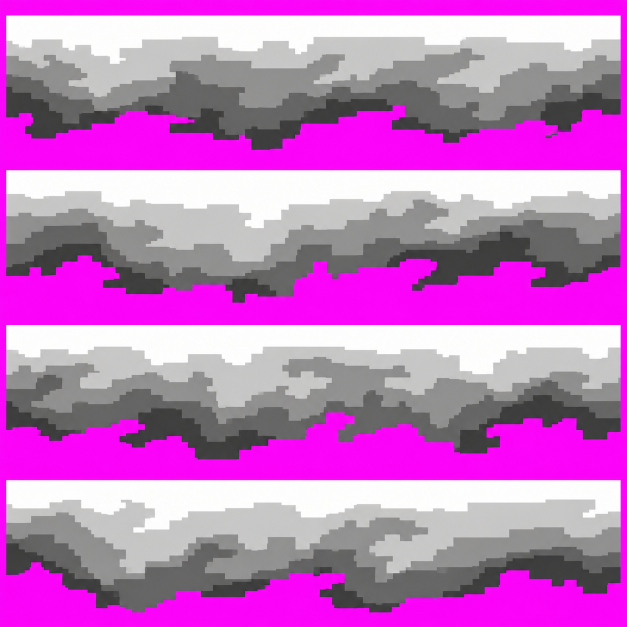
#> input picture art-drop/review/r16-B-source-edge-a.png, 1254 x 1254 px, given in place of r16-B-source-fog-a.png, which was not available (shown at 1/2 size)
$ python r16-B-build.py
#> lines starting #> are read from the running program, lines starting #| are printed output that depends on the picture; after the words box and inside, x2 and y2 are one past the last pixel; in counts of white or black regions, pixels touching at a corner belong together
"""Round 16 B. Process/composite image-tool drawings; never synthesize artwork."""
from pathlib import Path
from PIL import Image, ImageDraw, ImageFont, PngImagePlugin
from collections import Counter
import numpy as np
import json, hashlib

ROOT=Path(__file__).resolve().parents[1]
REVIEW=ROOT/'review'; OUT=ROOT/'out/weather16'; REF=ROOT/'reference/r16'
NN=Image.Resampling.NEAREST
PALETTES={
 'fog':[(173,191,197),(200,214,216),(225,232,230),(241,243,235)],
 'heat':[(231,207,155),(255,244,212),(255,249,232)],
 'edge':[(51,51,51),(102,102,102),(153,153,153),(204,204,204),(255,255,255)]}
ALPHAS={'fog':[24,48,80,112], 'heat':[24,40,56]}
SIZES={'fog':[(136,35),(120,30),(104,28),(144,32),(116,34),(128,30)],
       'heat':[(67,4),(79,4),(48,4),(61,4),(73,3),(51,3),(58,4),(83,4)],
       'edge':[(224,48)]*4}
MOTION=[(0,0),(1,0),(1,1),(0,1)]

def save(im,name,**meta):
 info=PngImagePlugin.PngInfo()
 for k,v in meta.items():info.add_text(k,json.dumps(v) if not isinstance(v,str) else v)
 im.save(REVIEW/name,pnginfo=info)

def components(a,minimum=3,wrap=False):
 h,w=a.shape[:2];remaining=set(np.flatnonzero(a[:,:,3]>0).tolist());removed=[];sizes=[]
 while remaining:
  start=remaining.pop();group=[start];todo=[start]
  while todo:
   i=todo.pop();y,x=divmod(i,w)
   for dy in (-1,0,1):
    for dx in (-1,0,1):
     xx=x+dx;yy=y+dy
     if wrap:xx%=w;yy%=h
     if 0<=xx<w and 0<=yy<h:
      j=yy*w+xx
      if j in remaining:remaining.remove(j);group.append(j);todo.append(j)
  sizes.append(len(group))
  if len(group)<minimum:removed.extend(group)
 result=a.copy();result.reshape(-1,4)[removed]=0
 return result,removed,sizes

def reduce_piece(family,variant,index):
#> called with family = 'fog', variant = 'a', index = 0
 src=REVIEW/f'r16-B-source-{family}-{variant}.png';raw=np.array(Image.open(src).convert('RGB'))
#> in reduce_piece, raw is the input picture: shape (1254, 1254, 3); mean R, G, B 194.4, 116.8, 193.3
 key=(raw[:,:,0].astype(int)>raw[:,:,1].astype(int)+55)&(raw[:,:,2].astype(int)>raw[:,:,1].astype(int)+55)&(raw[:,:,0]>135)&(raw[:,:,2]>135)
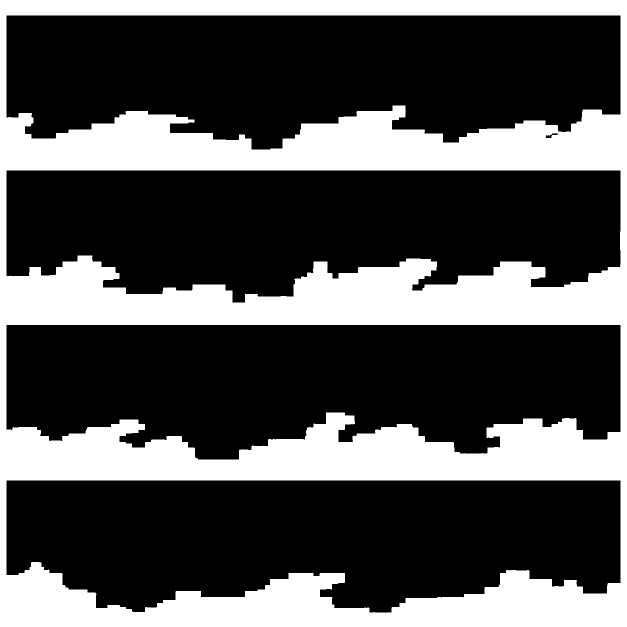
#> key: shape (1254, 1254) bool (shown at 1/2 size); 31.6% white; 1 white region, box (x1, y1, x2, y2) and area: (0, 0, 1254, 1254) 496727
 rgba=np.dstack((raw,np.where(key,0,255).astype('uint8')));rgba[key]=0
 cols,rows=(1,4) if family=='edge' else ((2,3) if family=='fog' else (2,4))
 hh,ww=raw.shape[:2];x=index%cols;y=index//cols
#> after `hh, ww = raw.shape[:2]`: hh = 1254; ww = 1254
 cell=(round(x*ww/cols),round(y*hh/rows),round((x+1)*ww/cols),round((y+1)*hh/rows))
#> cell = (0, 0, 627, 418)
 im=Image.fromarray(rgba).crop(cell);box=im.getbbox()
#> after `box = im.getbbox()`: box = (13, 31, 627, 418)
 if family=='edge':
  # Preserve source magenta below the painted tips; never invent a taper.
  box=(box[0],box[1],box[2],min(im.height,box[3]+round((box[3]-box[1])*.09)))
 im=im.crop(box);w,h=SIZES[family][index]
 reg=np.array(im.resize((w*8,h*8),Image.Resampling.BOX));solid=reg[:,:,3]>=128
#> after `solid = reg[:, :, 3] >= 128`: solid: shape (280, 1088) bool; 78.8% white; 1 black region, box (x1, y1, x2, y2) and area: (0, 138, 1088, 224) 64552
 pal=np.array(PALETTES[family],dtype=np.int32)
 distances=((reg[:,:,:3].astype(np.int32)[:,:,None,:]-pal[None,None,:,:])**2).sum(axis=3)
 ids=np.argmin(distances,axis=2).astype(np.uint8)+1;ids[~solid]=0
 entries=np.array([(0,0,0,0)]+[(*p,255) for p in PALETTES[family]],dtype=np.uint8)
 locked=entries[ids]
 # Lexicographic RGBA tie-break: transparent first, then increasing palette.
 blocks=ids.reshape(h,8,w,8).transpose(0,2,1,3).reshape(h,w,64)
 counts=np.stack([(blocks==i).sum(axis=2) for i in range(len(entries))],axis=2)
 mode=entries[counts.argmax(axis=2)]
 clean,removed,_=components(mode,3 if family!='edge' else 2)
#> in components, `remaining = set(np.flatnonzero(a[:, :, 3] > 0).tolist())`: remaining = 3719 items
#> the loop in components, `while remaining:` made 2 passes
#> start on passes 1 to 2: 0, 3808
#> after the loop in components, `while remaining:`: remaining = 0 items; removed = []; sizes = [2767, 952]
#> removed = []
 stem=f'{family}-{variant}-{index}'
 for stage,a in [('registered',locked),('mode',mode),('clean',clean)]:save(Image.fromarray(a),f'r16-B-{stage}-{stem}.png')
#> this loop made 3 passes
#> stage on passes 1 to 3: 'registered', 'mode', 'clean'
 return clean,{'source':src.name,'cell':cell,'crop_in_cell':box,'native':[w,h],'mode_blocks':w*h,'samples_per_block':64,'removed_indices':removed}

# [76 lines left out: functions soften_drawn_contour, rgba_weather, stamp, render, wrap_mask, edges_from_field and 1 more, not called in this run]

def stats(a):
 alpha=a[:,:,3];return {'size':[a.shape[1],a.shape[0]],'covered_pixels':int((alpha>0).sum()),'cover_percent':round(float((alpha>0).mean()*100),4),'weighted_cover_percent':round(float(alpha.mean()/255*100),4),'alpha_levels':np.unique(alpha).tolist(),'rgba_entries':len(np.unique(a.reshape(-1,4),axis=0))-1,'hidden_rgb_pixels':int(np.any(a[alpha==0,:3]!=0,axis=1).sum())}

def composite(bg,over):return Image.alpha_composite(bg.convert('RGBA'),Image.fromarray(over)).convert('RGB')

def tiled_ref(ref,size):
 a=np.array(ref.convert('RGBA'));ny=(size[1]+a.shape[0]-1)//a.shape[0];nx=(size[0]+a.shape[1]-1)//a.shape[1]
 return Image.fromarray(np.tile(a,(ny,nx,1))[:size[1],:size[0]])

# [56 lines left out: functions sheet, write_reviews, not called in this run]

def main():
 parts={};records={}
 for family in ['fog','heat','edge']:
  parts[family]={};records[family]={}
  for var in 'ab':
   pr=[reduce_piece(family,var,i) for i in range(len(SIZES[family]))]
#> in reduce_piece (call 2), `solid = reg[:, :, 3] >= 128`: solid: shape (240, 960) bool; 75.9% white; 1 black region, box (x1, y1, x2, y2) and area: (0, 112, 960, 192) 55557
#> the loop in components (call 2), `while remaining:` made 2 passes
#> start on passes 1 to 2: 0, 2880
#> the loop in reduce_piece (call 2), `for stage,a in [('registered',locked),('mode',mode),('clean',clean)]:s..` made 3 passes
#> in reduce_piece (call 3), `solid = reg[:, :, 3] >= 128`: solid: shape (224, 832) bool; 79.8% white; 2 black regions (1 under 20 px), largest, box (x1, y1, x2, y2) and area: (0, 50, 832, 124) 37625
#> call 4 of reduce_piece, with family = 'fog', variant = 'a', index = 3
#> in reduce_piece (call 4), `im = Image.fromarray(rgba).crop(cell)`:
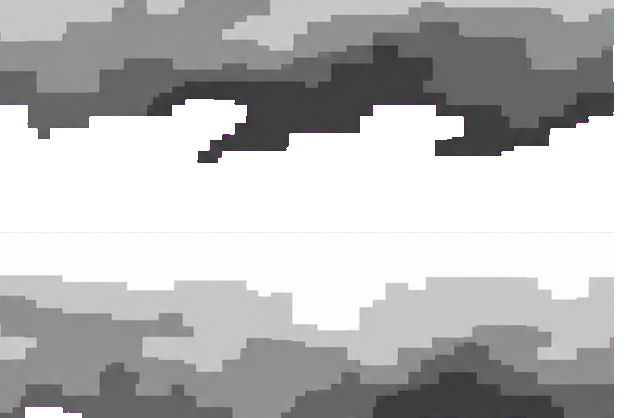
#> im: PIL image 627x418 RGBA; mean R, G, B, A 114.6, 114.3, 114.2, 186; transparent parts drawn white
#> in reduce_piece (call 4), `box = im.getbbox()`: box = (0, 0, 614, 418)
#> in reduce_piece (call 4), `solid = reg[:, :, 3] >= 128`: solid: shape (256, 1152) bool; 74.6% white; 4 black regions (1 under 20 px), largest, box (x1, y1, x2, y2) and area: (0, 61, 1152, 142) 74212, (47, 249, 154, 256) 603, (1150, 28, 1152, 50) 44
#> the loop in reduce_piece (call 4), `for stage,a in [('registered',locked),('mode',mode),('clean',clean)]:s..` made 3 passes
#> in reduce_piece (call 5), `im = Image.fromarray(rgba).crop(cell)`:
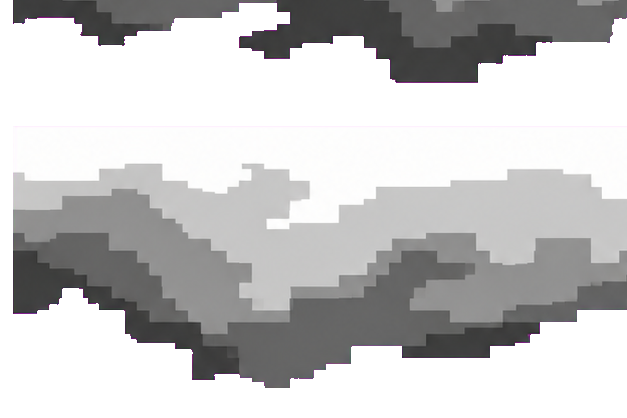
#> im: PIL image 627x418 RGBA; mean R, G, B, A 97.3, 96.9, 97, 155.6; transparent parts drawn white
#> in reduce_piece (call 5), `box = im.getbbox()`: box = (13, 0, 627, 388)
#> in reduce_piece (call 5), `solid = reg[:, :, 3] >= 128`:
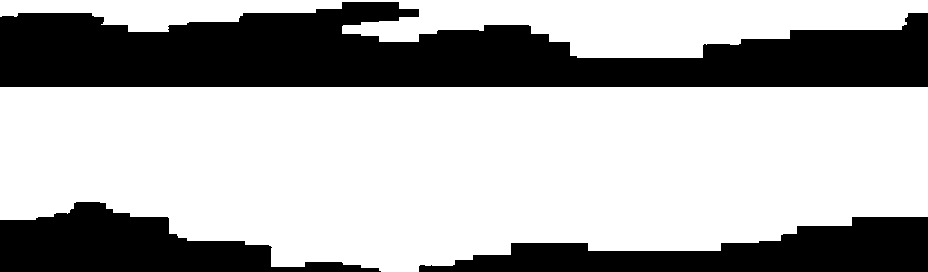
#> solid: shape (272, 928) bool; 67.5% white; 3 black regions, box (x1, y1, x2, y2) and area: (0, 2, 928, 87) 53134, (419, 217, 928, 272) 15212, (0, 202, 381, 272) 13766
#> in reduce_piece (call 5), `distances=((reg[:,:,:3].astype(np.int32)[:,:,None,:]-pal[None,None,:,:..`:
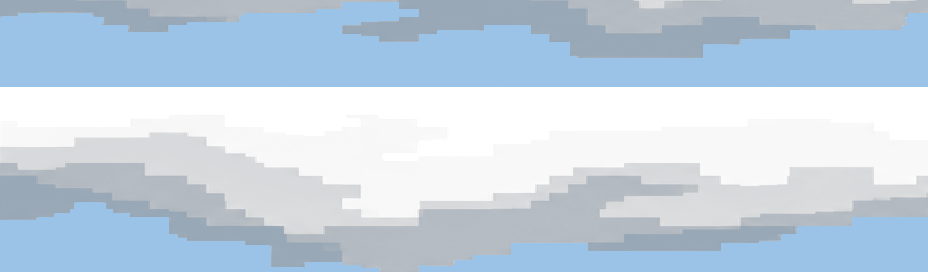
#> distances: shape (272, 928, 4) int64; mean R, G, B, A 45241.5, 57635.7, 70272.5, 78394.6; transparent parts drawn white
#> in reduce_piece (call 5), `ids[~solid] = 0`:
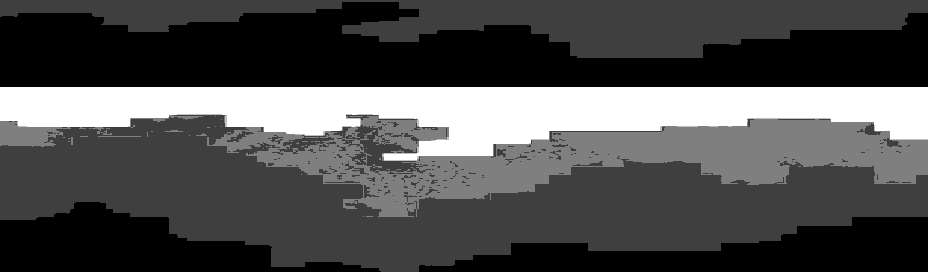
#> ids: shape (272, 928); min 0, max 4, mean 1.26; drawn with min black and max white
#> in reduce_piece (call 5), `locked=entries[ids]`:
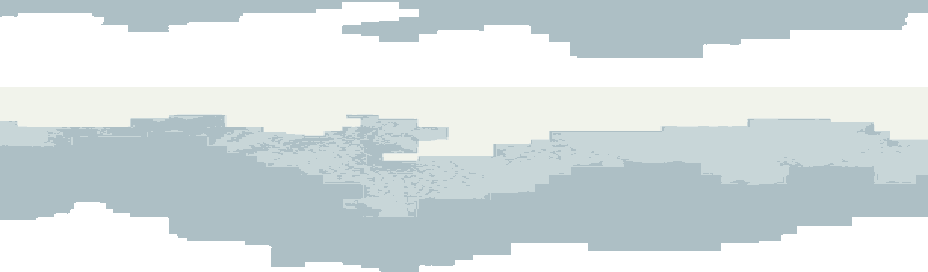
#> locked: shape (272, 928, 4); mean of channels 0, 1, 2, 3 130.5, 139.7, 141.1, 172; transparent parts drawn white
#> the loop in reduce_piece (call 5), `for stage,a in [('registered',locked),('mode',mode),('clean',clean)]:s..` made 3 passes
#> pr = 6 items
   parts[family][var]=[x[0] for x in pr];records[family][var]=[x[1] for x in pr]
 fog=[];contours=[]
 for a in parts['fog']['b']:
  a,c=soften_drawn_contour(a);contours.append(c);fog.append(rgba_weather(a,'fog'))
 heat=[rgba_weather(a,'heat') for a in parts['heat']['a']]
 # Irregular placements of six different drawn banks. Boundary-crossing banks
 # remain stationary so the four single-state edge PNGs match every phase.
 heat_places=[(0,14,11,0),(1,103,29,1),(2,162,55,2),(3,38,71,3),(4,104,93,0),
              (5,17,119,2),(6,118,145,3),(7,54,172,1),(2,15,48,1),(6,61,137,0),
              (3,146,184,2),(5,142,114,3),(0,61,50,0),(4,-33,158,2)]
 instances={'fog':json.loads((REVIEW/'r16-B-layout.json').read_text())['instances'],
            'heat_wave':[{'part':p,'x':x,'y':y,'moving':True,'phase':q,'reverse':bool(i%2)} for i,(p,x,y,q) in enumerate(heat_places)]}
 weather_parts={'fog':fog,'heat_wave':heat}
 frames={k:[render(weather_parts[k],instances[k],f) for f in range(4)] for k in weather_parts}
 masks=[];paths=[]
 for a in parts['edge']['b']:
  mask,path=wrap_mask(a);masks.append(mask);paths.append(path)
 edges,caps=edges_from_field(frames['fog'][0],masks)
 measurements={'source_method':'built-in image tool on solid magenta; 8x BOX registration, palette lock, all-64-sample RGBA mode, cleanup, palette-preserving composite',
  'selection':{'fog':'b','heat':'a','edges':'b'},'drawings':records,'fog_contour_recolours':contours,
  'motion_cycle':MOTION,'instances':instances,'edge_quilt_paths':paths,'palettes':PALETTES,'alphas':ALPHAS,'files':{},'motion':{}}
 measurements['edge_cleanup_removed']={'n':[[21,11]],'s':[],'e':[],'w':[[4,107],[4,108],[4,110],[4,111]]}
 for family,ff in frames.items():
  for f,a in enumerate(ff):
   name=f'{family}-f{f}.png';Image.fromarray(a).save(OUT/name);measurements['files'][name]=stats(a)
  measurements['motion'][family]=[{'from':f,'to':(f+1)%4,'changed_pixels':int(np.any(ff[f]!=ff[(f+1)%4],axis=2).sum()),'alpha_mean_absolute_delta':round(float(np.abs(ff[f][:,:,3].astype(int)-ff[(f+1)%4][:,:,3]).mean()),6)} for f in range(4)]
 for k,a in edges.items():
  name=f'fog-edge-{k}.png';Image.fromarray(a).save(OUT/name);measurements['files'][name]=stats(a)
  save(Image.fromarray(caps[k]),f'r16-B-cap-{k}.png')
 write_reviews(frames,edges,caps,parts,records)
 (REVIEW/'r16-B-measurements.json').write_text(json.dumps(measurements,indent=2)+'\n')
 print(json.dumps({'files':measurements['files'],'motion':measurements['motion']},indent=2))

#> (the run stopped early here; a loop or call above may not have finished)
